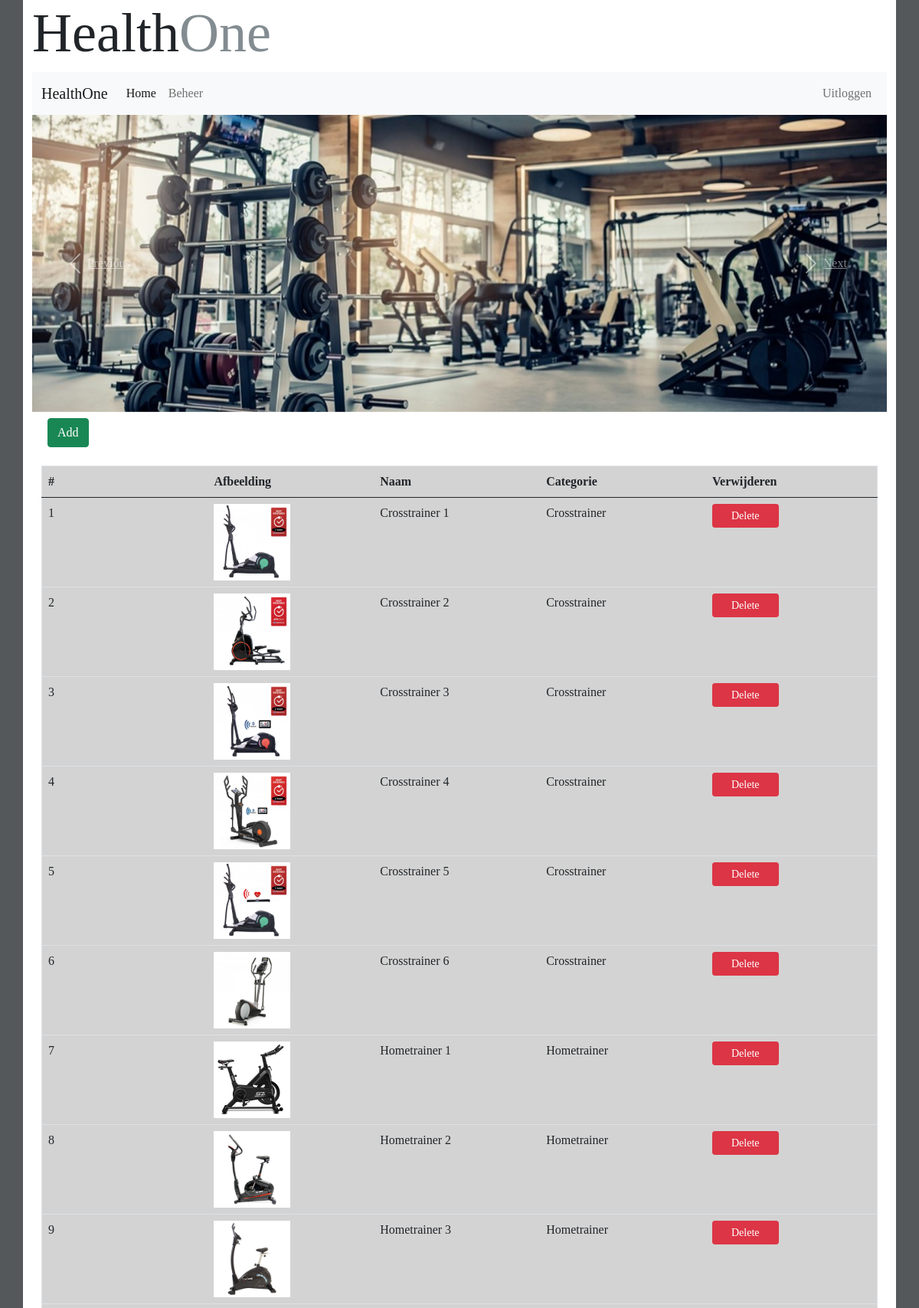
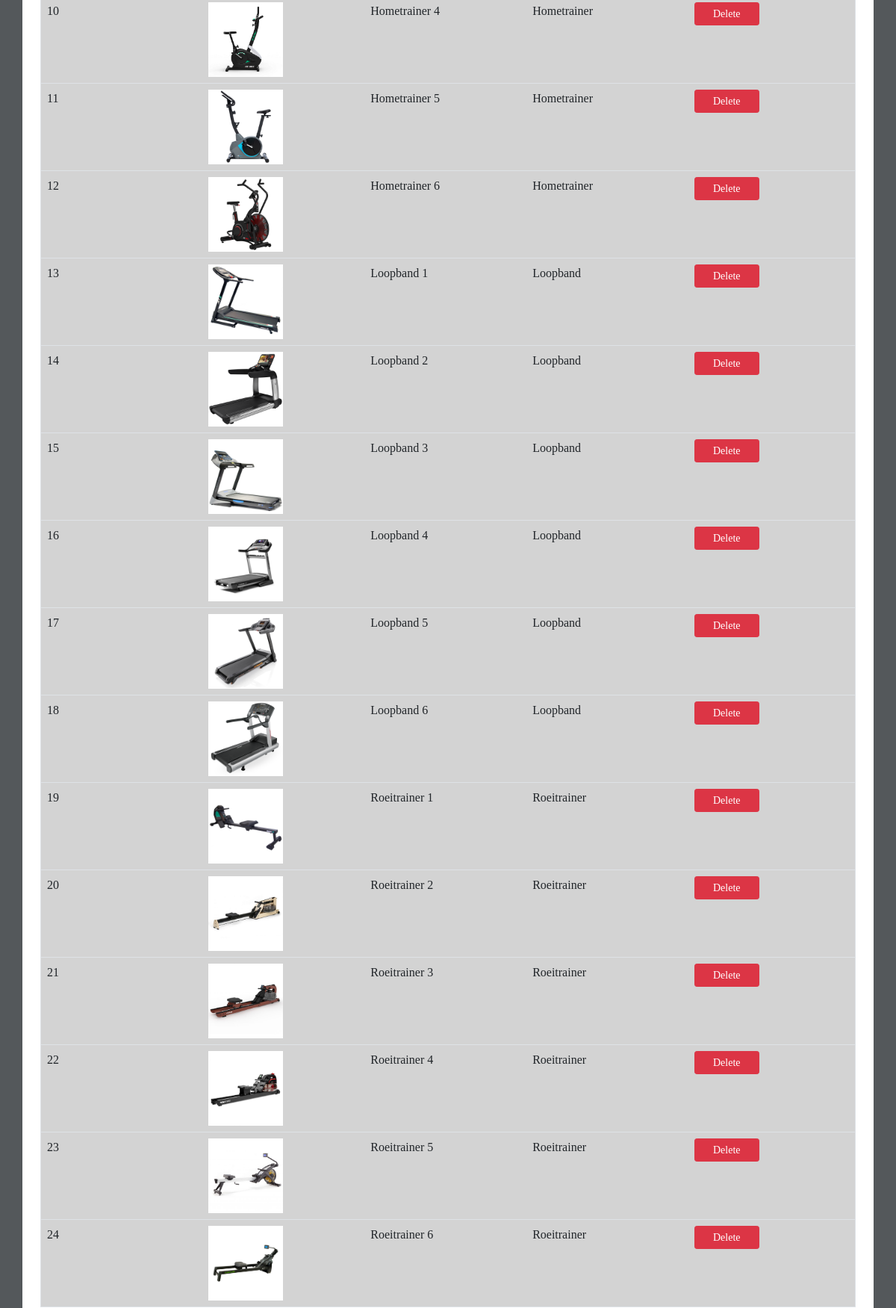
The app's page /admin/products (signed in, upper part) with its own data (2 pictures, top to bottom).
### tables this page shows
CREATE TABLE `product` (
  `id` int(11) NOT NULL,
  `name` varchar(255) NOT NULL,
  `picture` varchar(255) NOT NULL,
  `description` text NOT NULL,
  `category_id` int(11) NOT NULL
);

CREATE TABLE `category` (
  `id` int(11) NOT NULL,
  `name` varchar(255) NOT NULL,
  `picture` varchar(255) NOT NULL
);

### Modules/Products.php (called while the page is built, shortened)
<?php
function getAllProducts() :array {
    global $pdo;
    $sth = $pdo->prepare('SELECT * FROM product ORDER BY category_id');
    $sth->execute();
    return $sth->fetchAll(PDO::FETCH_CLASS, 'Product');
}

### Modules/Categories.php (called while the page is built, shortened)
<?php
function getCategoryName(int $id)
{
    global $pdo;
    $sth = $pdo->prepare('Select * FROM category WHERE id=?');
    $sth-> bindParam(1,$id,PDO::PARAM_INT);
    $sth->execute();
    $category=$sth->fetch(PDO::FETCH_ASSOC);
    return $category['name'];
}

### Templates/admin/products.php (the view, shortened to what this page needs)
<!DOCTYPE html>
<html>
<?php
include_once('defaults/head.php');
global $products;
?>
<head>
    <link href="https://cdn.jsdelivr.net/npm/bootstrap@5.0.1/dist/css/bootstrap.min.css" rel="stylesheet">
</head>
<body>
<div class="container">
    <?php
    include_once('defaults/header.php');
    include_once('defaults/menu.php');
    include_once('defaults/pictures.php');
    ?>
    <div class="container">
        <div class="d-flex bd-highlight mb-3">
            <div class="p-2 bd-highlight">
                <a type="button" href="addProduct" role="button" class="btn btn-success">Add</a>
            </div>
        </div>
        <div class="table-responsive">
            <table class="table">
                <thead>
                <tr>
                    <th scope="col">#</th>
                    <th scope="col">Afbeelding</th>
                    <th scope="col">Naam</th>
                    <th scope="col">Categorie</th>
                    <th scope="col">Verwijderen</th>
                </tr>
                </thead>
                <tbody id="mytable">
                <?php
                $number = 1;
                foreach ($products as $product) {
                    ?>
                    <tr>
                        <td><?=$number?></td>
                        <td scrope="col"><img class="img-fluid center-block" width="100px" src='/img/<?= $product->picture ?>'/></td>
                        <td scrope="col"><?=$product->name?></td>
                        <td scrope="col"><?=getCategoryName($product->category_id)?></td>
                        <td scrope="col"><a class="btn btn-danger btn-sm px-4" href="/admin/deleteProduct/<?=$product->id?>">Delete</a></td>
                    </tr>
                    <?php
                    $number++;
                }
                ?>
                </tbody>
            </table>
        </div>
    </div>
</div>
</body>
</html>

### public/css/style.css (style rules this page uses)
body { background-color: rgb(84, 88, 91) }
* { font-family: Ebrima; }
.container { background-color: white; }
table { wdith: 100px; border-collapse: collapse; border: 1px solid black; background-color: lightgray; }
td { border: 1px solid black; width: 100px; }

### Templates/admin/products.php (style rules this page uses)
body { background-color: rgb(84, 88, 91) }

### records on screen
product: picture (picture), name "Crosstrainer 1", category.name "Crosstrainer"
product: picture (picture), name "Crosstrainer 2", category.name "Crosstrainer"
product: picture (picture), name "Crosstrainer 3", category.name "Crosstrainer"
product: picture (picture), name "Crosstrainer 4", category.name "Crosstrainer"
product: picture (picture), name "Crosstrainer 5", category.name "Crosstrainer"
product: picture (picture), name "Crosstrainer 6", category.name "Crosstrainer"
product: picture (picture), name "Hometrainer 1", category.name "Hometrainer"
product: picture (picture), name "Hometrainer 2", category.name "Hometrainer"
product: picture (picture), name "Hometrainer 3", category.name "Hometrainer"
product: picture (picture), name "Hometrainer 4", category.name "Hometrainer"
product: picture (picture), name "Hometrainer 5", category.name "Hometrainer"
product: picture (picture), name "Hometrainer 6", category.name "Hometrainer"
product: picture (picture), name "Loopband 1", category.name "Loopband"
product: picture (picture), name "Loopband 2", category.name "Loopband"
product: picture (picture), name "Loopband 3", category.name "Loopband"
product: picture (picture), name "Loopband 4", category.name "Loopband"
product: picture (picture), name "Loopband 5", category.name "Loopband"
product: picture (picture), name "Loopband 6", category.name "Loopband"
product: picture (picture), name "Roeitrainer 1", category.name "Roeitrainer"
product: picture (picture), name "Roeitrainer 2", category.name "Roeitrainer"
product: picture (picture), name "Roeitrainer 3", category.name "Roeitrainer"
product: picture (picture), name "Roeitrainer 4", category.name "Roeitrainer"
product: picture (picture), name "Roeitrainer 5", category.name "Roeitrainer"
product: picture (picture), name "Roeitrainer 6", category.name "Roeitrainer"
